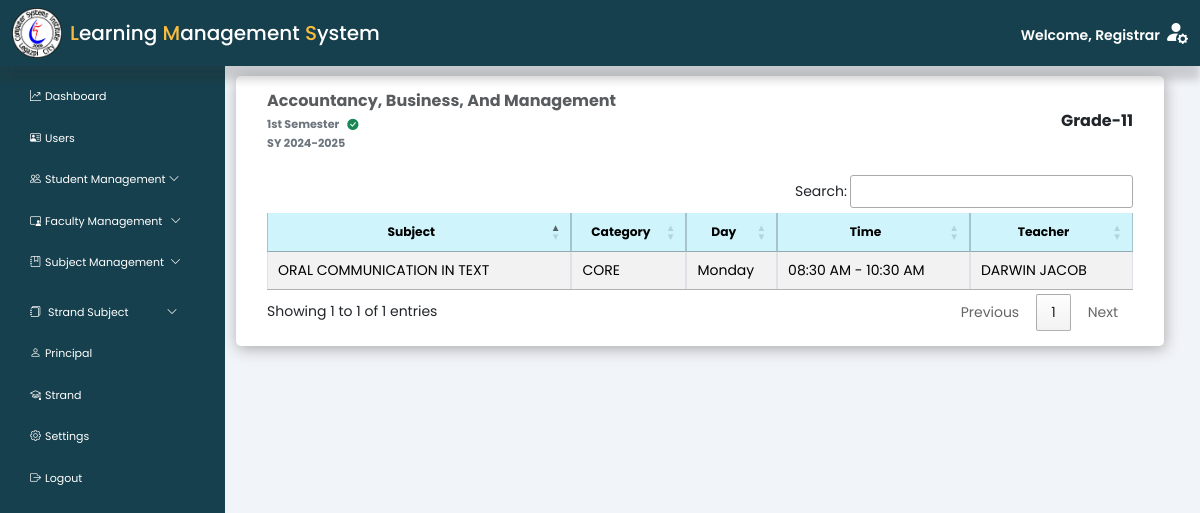
The page /admin/index.php?page=abm_subject_g11 (signed in) on the database as committed earlier.
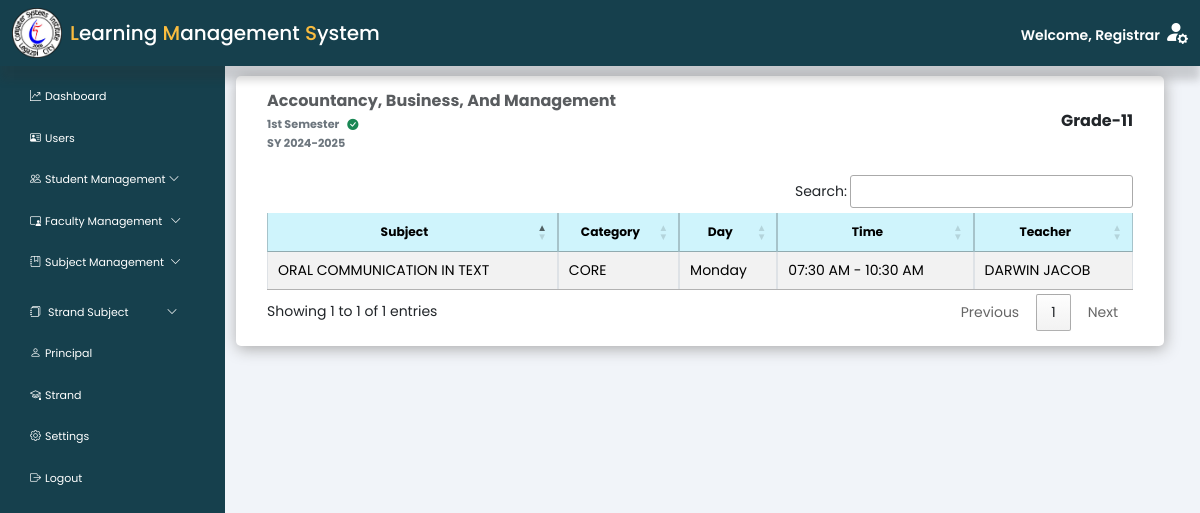
The same page on the database as committed later.
### tables this page shows
CREATE TABLE `schedule` (
  `sched_id` varchar(50) NOT NULL,
  `teacher_id` varchar(50) NOT NULL,
  `section_code` varchar(50) NOT NULL,
  `sub_code` varchar(50) NOT NULL,
  `sched_day` varchar(10) NOT NULL,
  `sched_from` varchar(10) NOT NULL,
  `sched_to` varchar(10) NOT NULL,
  `created_at` timestamp NULL DEFAULT CURRENT_TIMESTAMP
);

CREATE TABLE `strand` (
  `strand_code` varchar(50) NOT NULL,
  `strand_name` varchar(30) DEFAULT NULL,
  `strand_desc` varchar(100) DEFAULT NULL
);

CREATE TABLE `subject` (
  `sub_code` varchar(50) NOT NULL COMMENT 'PRIMARY KEY',
  `sub_title` varchar(200) NOT NULL COMMENT 'SUBJECT NAME',
  `sub_type` varchar(50) NOT NULL,
  `sub_time` varchar(10) DEFAULT NULL,
  `sub_semester` varchar(30) NOT NULL
);

### includes/dbh-inc.php (called while the page is built)
<?php
include "function.php";
$mySQLFunction = new myDataBase(
    "jsftj8ez0cevjz8v.cbetxkdyhwsb.us-east-1.rds.amazonaws.com",
    "dui2ff3pt215060n",
    "y45buvc5ksp80l01",
    "rw73o3ap7n2qe5xr"
);

### includes/function.php (called while the page is built, shortened)
<?php
class myDataBase
{
    private $hostname;
    private $username;
    private $password;
    private $database;
    public $con;
    public function __construct($hostname, $username, $password, $database)
    {
        $this->hostname = $hostname;
        $this->username = $username;
        $this->password = $password;
        $this->database = $database;
    }
    public function connection()
    {
        try {
            if (!$this->con) {
                $this->con = mysqli_connect($this->hostname, $this->username, $this->password, $this->database);
                if ($this->con) {
                    return true;
                } else {
                    return false;
                }
            } else {
                return true;
            }
        } catch (mysqli_sql_exception $e) {
            echo $e;
        }
    }
    public function disconnect()
    {
        if ($this->con) {
            if (mysqli_close($this->con)) {
                $this->con = false;
                return true;
            } else {
                return false;
            }
        } else {
            return true;
        }
    }
    public function checkSemStatus($table)
    {
        $semesters = [];
        $sql = "SELECT `semester_name`
                FROM `$table`
                WHERE `status` = 'Active'";
        $result = $this->con->query($sql);
        if ($result && $result->num_rows > 0) {
            while ($row = $result->fetch_assoc()) {
                $semesters[] = $row['semester_name'];
            }
            return $semesters;
        } else {
            return [];
        }
    }
    public function getSubjectByStrands($row = null, $value = null)
    {
        $activeSemesters = $this->checkSemStatus('semester');
        $activeSemesterSubject = "subject.sub_semester IN ('" . implode("','", $activeSemesters) . "')";
        if ($row != null && $value != null) {
            $stmt = $this->con->prepare("
            SELECT
                schedule.sub_code,
                subject.sub_title,
                subject.sub_type,
                subject.sub_semester,
                schedule.sched_day,
                schedule.sched_from,
                schedule.sched_to,
                strand.strand_name,
                strand.strand_desc,
                subject.strand_code,
                section.grade_lvl,
                CONCAT(teacher.teacher_fname, ' ', teacher.teacher_mname, ' ', teacher.teacher_lname) AS teacher
            FROM schedule
            INNER JOIN subject ON schedule.sub_code = subject.sub_code
            INNER JOIN teacher ON schedule.teacher_id = teacher.teacher_id
            INNER JOIN section on schedule.section_code = section.section_code
            LEFT JOIN strand ON section.strand_code = strand.strand_code
            WHERE schedule.$row = ? AND $activeSemesterSubject
        ");
            $stmt->bind_param("s", $value);
            if ($stmt->execute()) {
                $result = $stmt->get_result();
                $stored = $result->fetch_all(MYSQLI_ASSOC);
                $stmt->close();
                return $stored;
            } else {
                echo "Error executing query: " . $this->con->error;
                return [];
            }
        } else {
            $sql = "
            SELECT
                schedule.sub_code,
                subject.sub_title,
                subject.sub_type,
                subject.sub_semester,
                schedule.sched_day,
                schedule.sched_from,
                schedule.sched_to,
                strand.strand_name,
                strand.strand_desc,
                section.strand_code,
                section.grade_lvl,
                CONCAT(teacher.teacher_fname, ' ', teacher.teacher_mname, ' ', teacher.teacher_lname) AS teacher
            FROM schedule
            INNER JOIN subject ON schedule.sub_code = subject.sub_code
            INNER JOIN teacher ON schedule.teacher_id = teacher.teacher_id
            INNER JOIN section on schedule.section_code = section.section_code
            LEFT JOIN strand ON section.strand_code = strand.strand_code
            WHERE $activeSemesterSubject
            ORDER BY subject.sub_title
        ";
            $result = $this->con->query($sql);
            if ($result) {
                $stored = $result->fetch_all(MYSQLI_ASSOC);
                return $stored;
            } else {
                echo "Error executing query: " . $this->con->error;
                return [];
            }
        }
    }
}

### admin/abm_subject_g11.php (the view, shortened to what the changed rows need)
<?php
   include "../includes/dbh-inc.php";
   $mySQLFunction->connection();
   $result = $mySQLFunction->getSubjectbyStrands();
   $mySQLFunction->disconnect();
   ?>
<main class="col-md-9 ms-sm-auto col-lg-10 px-md-4 mt-5 pt-1">
    <div class="container">
        <div class="row">
            <div class="col-12">
                <div class="data-table">
                    <div class="d-flex justify-content-between flex-wrap flex-md-nowrap align-items-center mb-3  ms-3 me-3">
                        <h6 class="text-muted fw-bold">
                            <?php
                               if (!empty($result)) {
                                   $strandsToSkip = array_map('strtoupper', [
                                       'GENERAL ACADEMIC STRAND',
                                       'SCIENCE, TECHNOLOGY, ENGINEERING, AND MATHEMATICS',
                                       'COMPUTER PROGRAMMING',
                                       'HUMANITIES AND SOCIAL SCIENCES',
                                       'COMPUTER SYSTEM SERVICING'
                                   ]);
                                   foreach ($result as $row) {
                                       if (in_array(strtoupper($row["strand_desc"]), $strandsToSkip)) {
                                           continue;
                                       }
                                       echo ucwords(strtolower($row["strand_desc"]));
                                       break;
                                   }
                               } else {
                                   echo "No results found.";
                               }
                               ?>
                            <div class="mt-2">
                            </div>
                        </h6>
                        <h6 class="text-dark fw-bold">
                            <?php
                               $gradeDisplayed = false;
                               foreach ($result as $row) {
                                   if (!empty($row['grade_lvl'])) {
                                       if (strtoupper($row['grade_lvl']) == 'GRADE-11' && !$gradeDisplayed) {
                                           echo ucwords(strtolower($row['grade_lvl']));
                                           $gradeDisplayed = true;
                                       }
                                   }
                               }
                               ?>
                        </h6>
                    </div>
                    <div class="table-responsive small ms-3 me-3">
                        <table id="abmSubject" class="table table-bordered table-striped table-sm align-middle ">
                            <thead class="table-info">
                                <tr>
                                    <th scope="col" class="small text-center">Subject</th>
                                    <th scope="col" class="small text-center">Category</th>
                                    <th scope="col" class="small text-center">Day</th>
                                    <th scope="col" class="small text-center">Time</th>
                                    <th scope="col" class="small text-center ">Teacher</th>
                                </tr>
                            </thead>
                            <tbody>
                                <?php
                                   $mySQLFunction->connection();
                                   $result = $mySQLFunction->getSubjectbyStrands();
                                   if (!empty($result)) {
                                       foreach ($result as $row) {
                                           if (strtoupper($row["grade_lvl"]) == 'GRADE-11' && strtoupper($row["strand_name"]) == 'ABM') {
                                               echo '<tr>';
                                               echo '<td>' . htmlspecialchars($row['sub_title']) . '</td>';
                                               echo '<td>' . htmlspecialchars($row['sub_type']) . '</td>';
                                               echo '<td>' . htmlspecialchars($row['sched_day']) . '</td>';
                                               echo '<td>' . htmlspecialchars($row['sched_from'] . ' - ' . $row['sched_to']) . '</td>';
                                               echo '<td>' . htmlspecialchars($row['teacher']) . '</td>';
                                               echo '</tr>';
                                           }
                                       }
                                   } else {
                                       echo '<tr>
                               <td colspan="10" class="text-center">Empty subject.<br>
                               </td>
                             </tr>';
                                   }
                                   echo '</tbody>';
                                   echo '</table>';
                                   ?>
                    </div>
                </div>
            </div>
        </div>
    </div>
</main>

Rows that differ between the two databases and show on the page:
changed schedule "Monday": sched_from+sched_to "08:30 AM - 10:30 AM" → "07:30 AM - 10:30 AM"
